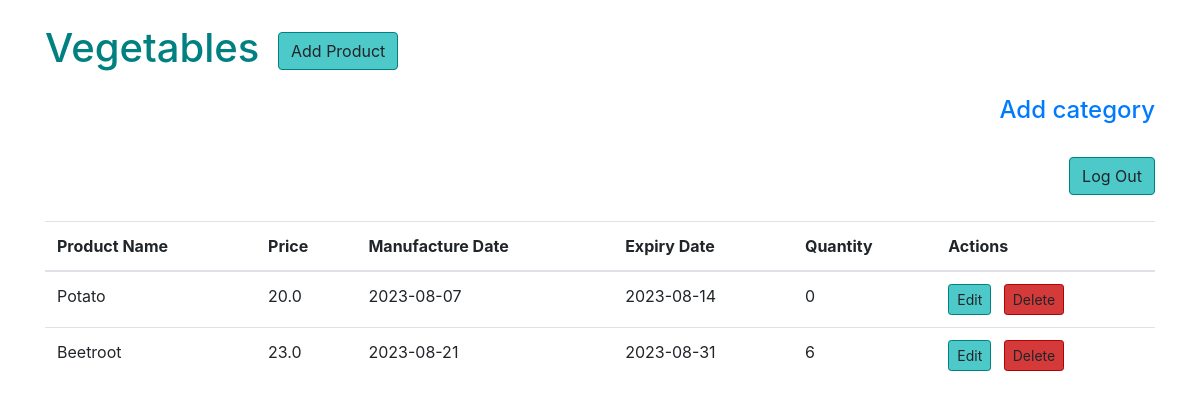
Page /view_category/1 (signed in) on the earlier database version.
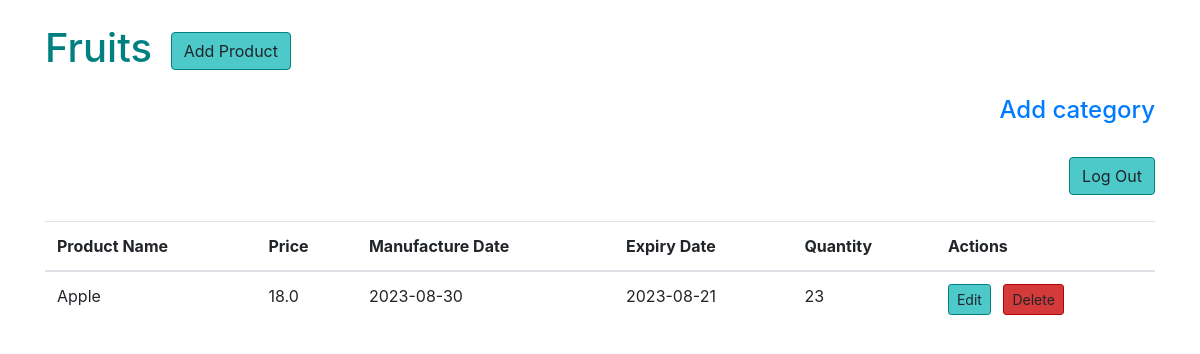
Same page on the later database version.
### models.py (models this page shows)
class Category(db.Model):
    id = db.Column(db.Integer, primary_key=True)
    name = db.Column(db.String(100), unique=True, nullable=False)
    products = db.relationship('Product', back_populates='category', cascade='all, delete-orphan')

class Product(db.Model):
    id = db.Column(db.Integer, primary_key=True)
    product_name = db.Column(db.String(200), nullable=False, unique=True)
    price = db.Column(db.Float, nullable=False)
    manufacture_date = db.Column(db.Date, nullable=False)
    expiry_date = db.Column(db.Date, nullable=False)
    quantity = db.Column(db.Integer, default=1)
    image_link = db.Column(db.String(200))
    category_id = db.Column(db.Integer, db.ForeignKey('category.id'))
    category = db.relationship('Category', back_populates='products')

### app.py (the view)
@app.route("/view_category/<cat_id>", methods=['GET'])
@login_required
def view_cat(cat_id):
    cat= Category.query.filter_by(id=cat_id).first()
    products=Product.query.filter_by(category_id=cat_id).all()
    print(cat)
    print(products)
    return render_template('view_cat.html', cat=cat, products=products)

### app.py (called while the page is built)
@login_manager.user_loader
def load_user(user_id):
    return User.query.get(int(user_id))

### templates/view_cat.html (shortened to what this page needs)
<!DOCTYPE html>
<html lang="en">
<head>
    <link rel="stylesheet" href="https://stackpath.bootstrapcdn.com/bootstrap/4.5.2/css/bootstrap.min.css">
</head>
<body>
    <div class="container mt-4">
        <h1 class="mb-4">{{cat.name}} <a href="/add_product" class="btn btn-custom-primary ml-2">Add Product</a></h1>
        <h4 class="mb-4" style="text-align: right;"><a href="/add_category">Add category</a></h4>
        <h1 class="mb-4" style="text-align: right;"><a href="/logout" class="btn btn-custom-primary ml-2">Log Out</a></h1>
        <table class="table">
            <thead>
                <tr>
                    <th>Product Name</th>
                    <th>Price</th>
                    <th>Manufacture Date</th>
                    <th>Expiry Date</th>
                    <th>Quantity</th>
                    <th>Actions</th>
                </tr>
            </thead>
            <tbody>
                {% for product in products %}
                <tr>
                    <td>{{ product.product_name }}</td>
                    <td>{{ product.price }}</td>
                    <td>{{ product.manufacture_date }}</td>
                    <td>{{ product.expiry_date }}</td>
                    <td>{{ product.quantity }}</td>
                    <td>
                        <a href="/edit_product/{{cat.id}}/{{ product.id }}" class="btn btn-sm btn-custom-primary mr-2">Edit</a>
                        <button class="btn btn-sm btn-custom-danger" data-toggle="modal" data-target="#confirmDeleteModal{{ product.id }}">Delete</button>
                    </td>
                </tr>
                {% endfor %}
            </tbody>
        </table>
    </div>
</body>
</html>

### templates/view_cat.html (style rules this page uses)
a { text-decoration: none; }
.btn-custom-primary { background-color: #4dc9c9; border-color: #008080; }
.btn-custom-danger { background-color: #d53a3a; border-color: #b30000; }
h1 { color: #008080; }

Differences in the rows shown:
removed Product: product_name "Potato", price "20.0", manufacture_date "2023-08-07", expiry_date "2023-08-14", quantity "0"
removed Product: product_name "Beetroot", price "23.0", manufacture_date "2023-08-21", expiry_date "2023-08-31", quantity "6"
changed Category: name "Vegetables" → "Fruits"
added Product: product_name "Apple", price "18.0", manufacture_date "2023-08-30", expiry_date "2023-08-21", quantity "23"
